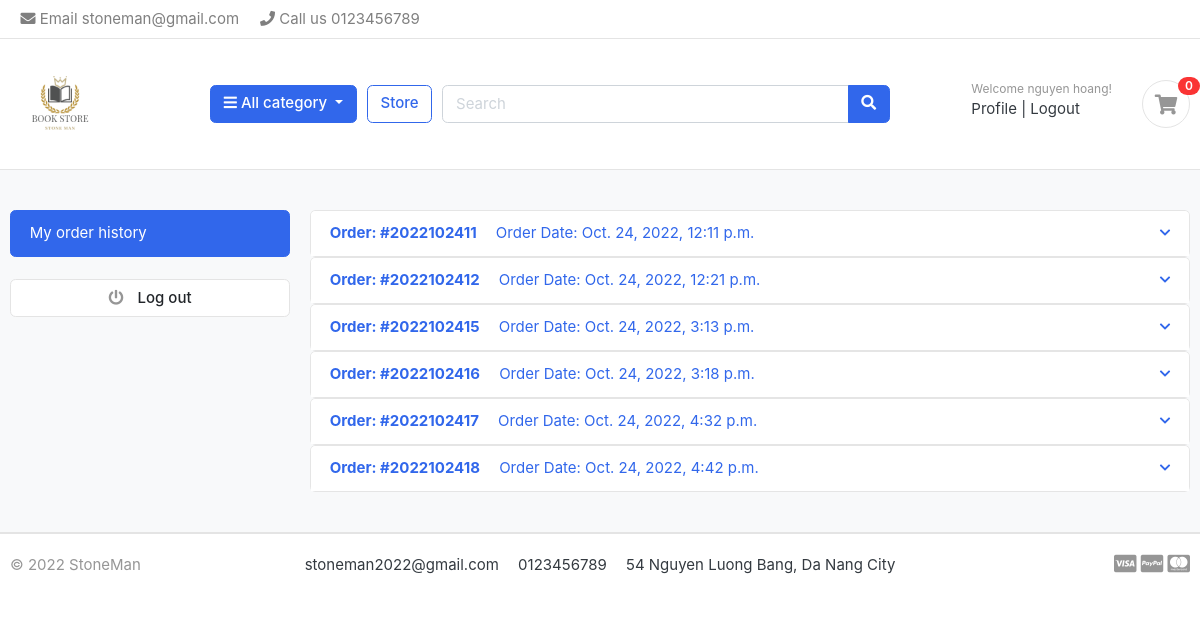
Screenshot of /accounts/dashboard/ (signed in) with the database file from the repository.
### accounts/models.py (models this page shows, shortened)
class Account(AbstractBaseUser):
    first_name      = models.CharField(max_length=50)
    last_name       = models.CharField(max_length=50)
    username        = models.CharField(max_length=50, unique=True)
    email           = models.CharField(max_length=100, unique=True)
    phone_number    = models.CharField(max_length=50)
    date_joined     = models.DateTimeField(auto_now_add=True)
    last_login      = models.DateTimeField(auto_now_add=True)
    is_admin        = models.BooleanField(default=False)
    is_staff        = models.BooleanField(default=False)
    is_active       = models.BooleanField(default=False)
    is_superadmin   = models.BooleanField(default=False)
    USERNAME_FIELD  = 'email' # login by email
    REQUIRED_FIELDS = ['username','first_name','last_name']
    objects = MyAccountManager()

### orders/models.py (models this page shows, shortened)
class Order(models.Model):
    STATUS = {
        ('New','New'),
        ('Accepted','Accepted'),
        ('Completed','Completed'),
        ('Cancelled','Cancelled'),
    }
    user = models.ForeignKey(Account,on_delete=models.SET_NULL,null=True)
    payment = models.ForeignKey(Payment,on_delete=models.SET_NULL,blank=True,null=True)
    order_number = models.CharField(max_length=20)
    first_name = models.CharField(max_length=50)
    last_name = models.CharField(max_length=50)
    phone = models.CharField(max_length=15)
    email = models.EmailField(max_length=50)
    address_line_1 = models.CharField(max_length=50)
    address_line_2 = models.CharField(max_length=50,blank=True)
    country = models.CharField(max_length=50)
    state = models.CharField(max_length=50)
    city = models.CharField(max_length=50)
    order_note = models.CharField(max_length=100,blank=True)
    order_total = models.FloatField()
    tax = models.FloatField()
    status = models.CharField(max_length=10,choices=STATUS,default='New')
    ip = models.CharField(max_length=20,blank=True)
    is_ordered = models.BooleanField(default=False)
    created_at = models.DateTimeField(auto_now_add=True)
    updated_at = models.DateTimeField(auto_now=True)
    def full_name(self):
        return f'{self.first_name} {self.last_name}'
    def full_address(self):
        return f'{self.address_line_1} {self.address_line_2}'

### accounts/views.py (the view)
# urls.py: path('dashboard/',views.dashboard,name='dashboard'),
@login_required(login_url='login')
def dashboard(request):
    current_user = request.user
    orders = Order.objects.filter(user=current_user, is_ordered = True)
    orders_products = OrderProduct.objects.filter(user=current_user, ordered=True)
    context = {
        'orders': orders,
        'orders_products': orders_products
    }
    return render(request, 'accounts/dashboard.html', context)

### carts/context_processors.py (called while the page is built)
def counter(request):
    cart_count = 0
    if 'admin' in request.path:
        return {}
    else:
        try:
            cart = Cart.objects.filter(cart_id=_cart_id(request))
            if request.user.is_authenticated:
                cart_items = CartItem.objects.all().filter(user=request.user)
            else:
                cart_items = CartItem.objects.all().filter(cart=cart[:1])
            for cart_item in cart_items:
                cart_count += cart_item.quantity
        except Cart.DoesNotExist:
            cart_count = 0
        return dict(cart_count=cart_count)

### carts/views.py (called while the page is built)
def _cart_id(request):
    cart = request.session.session_key
    if not cart:
        cart = request.session.create()
    return cart

### category/context_processors.py (called while the page is built)
def menu_links(request):
    links = Category.objects.all()
    return dict(links=links)

### category/models.py (called while the page is built)
    def get_url(self):
        return reverse('product_by_category', args = [self.slug])

### store/models.py (called while the page is built)
    def get_url(self):
        return reverse('product_detail', args=[self.category.slug, self.slug])

### templates/accounts/dashboard.html (shortened to what this page needs)
{% extends "base.html" %}
{% block content %}
<section class="section-conten padding-y bg">
    <div class="container">
        <div class="row">
        <aside class="col-md-3">
            <ul class="list-group">
                <a class="list-group-item active" href="#"> My order history </a>
            </ul>
            <br>
            <a class="btn btn-light btn-block" href="{% url 'logout' %}"> <i class="fa fa-power-off"></i> <span class="text">Log out</span> </a>
        </aside>
        <main class="col-md-9">
                {% if not orders %}
                    <h2 class="text-center">Your Haven't Order Any Book Yet</h2>
                    <br>
                    <div class="text-center pb-1">
                        <a href="{% url 'store' %}" class="btn btn-primary">Go Shopping Right Now</a>
                    </div>
                {% else %}
                    {% for order in orders %}
                        <article class="card">
                            <article class="filter-group">
                                <header class="card-header">
                                    <a href="#" data-toggle="collapse" data-target="#collapse_{{order.order_number}}" aria-expanded="true" class="">
                                        <strong class="d-inline-block mr-3">Order: #{{ order.order_number }}</strong>
                                        <span>Order Date: {{ order.created_at }}</span>
                                        <i class="icon-control fa fa-chevron-down"></i>
                                    </a>
                                </header>
                            </article>
                        </article>
                    {% endfor %}
                {% endif %}
        </main>
    </div>
    </div>
    </section>
{% endblock content %}

### templates/includes/navbar.html (shortened to what this page needs)
{% load static %}
<header class="section-header">
    <nav class="navbar p-md-0 navbar-expand-sm navbar-light border-bottom">
        <div class="container">
            <div class="collapse navbar-collapse" id="navbarTop4">
                <ul class="navbar-nav">
                    <li><a href="#" class="nav-link"> <i class="fa fa-envelope"></i> Email stoneman@gmail.com </a></li>
                    <li><a href="#" class="nav-link"> <i class="fa fa-phone"></i> Call us 0123456789 </a></li>
                </ul>
            </div>
        </div>
    </nav>
    <section class="header-main border-bottom">
        <div class="container">
            <div class="row align-items-center">
                <div class="col-lg-2 col-md-3 col-6">
                    <a href="{% url 'home' %}" class="brand-wrap">
                        <img class="logo" src="{% static './images/stoneman.png' %}">
                    </a>
                </div>
                <div class="col-lg col-sm col-md col-6 flex-grow-0">
                    <div class="category-wrap dropdown d-inline-block float-right">
                        <button type="button" class="btn btn-primary dropdown-toggle" data-toggle="dropdown">
                            <i class="fa fa-bars"></i> All category
                        </button>
                    </div>
                </div>
                <a href="{% url 'store' %}" class="btn btn-outline-primary">Store</a>
                <div class="col-lg  col-md-6 col-sm-12 col">
                    <form action="{% url 'search' %}" class="search" method="GET">
                        <div class="input-group w-100">
                            <input type="text" class="form-control" style="width:60%;" placeholder="Search" name="keyword">
                            <div class="input-group-append">
                                <button class="btn btn-primary" type="submit">
                                    <i class="fa fa-search"></i>
                                </button>
                            </div>
                        </div>
                    </form>
                </div>
                <div class="col-lg-3 col-sm-6 col-8 order-2 order-lg-3">
                    <div class="d-flex justify-content-end mb-3 mb-lg-0">
                        {% if user.id is None %}
                            <div class="widget-header">
                                <small class="title text-muted">Welcome guest!</small>
                                <div>
                                    <a href="{% url 'login' %}">Sign in</a> <span class="dark-transp"> | </span>
                                    <a href="{% url 'register' %}"> Register</a>
                                </div>
                            </div>
                        {% else %}
                            <div class="widget-header">
                                <small class="title text-muted">Welcome {{ user.last_name }} {{ user.first_name }}!</small>
                                <div>
                                    <a href="{% url 'dashboard' %}">Profile</a> <span class="dark-transp"> | </span>
                                    <a href="{% url 'logout' %}"> Logout</a>
                                </div>
                            </div>
                        {% endif %}
                        <a href="{% url 'cart' %}" class="widget-header pl-3 ml-3">
                            <div class="icon icon-sm rounded-circle border"><i class="fa fa-shopping-cart"></i></div>
                            <span class="badge badge-pill badge-danger notify">{{ cart_count }}</span>
                        </a>
                    </div>
                </div>
            </div>
        </div>
    </section>
</header>

### static/css/ui.css (style rules this page uses)
html { font-family: "Inter", sans-serif; font-size: 15px; }
.icon-xs, .icon-sm, .icon-md, .icon-lg { display: inline-block; text-align: center; flex-shrink: 0; flex-grow: 0; }
.icon-sm { width: 48px; height: 48px; line-height: 48px !important; font-size: 20px; }
.padding-y { padding-top: 40px; padding-bottom: 40px; }
article:after, .form-group:after { display: block; clear: both; content: ""; }
.bg { background-color: #f8f9fa; }
.header-main { position: relative; padding-top: 1rem; padding-bottom: 1rem; }
.brand-wrap .logo, .navbar-brand .logo { margin-right: 7px; max-height: 100px; display: inline-block; max-width: 200px; }
.widget-header { display: inline-block; vertical-align: middle; position: relative; }
.widget-header a { color: #343a40; }
.widget-header i { color: #969696; }
.widget-header .title { display: block; }
.widget-header .notify { position: absolute; top: -3px; right: -10px; }
.btn-light { background-color: #fff; border-color: #e4e4e4; }
.btn-light i { color: #969696; }
.btn i + .text { margin-left: 10px; }
.notify { position: absolute; top: -4px; right: -10px; display: inline-block; padding: 0.25em 0.6em; font-size: 12px; line-height: 1; text-align: center; border-radius: 3rem; color: #fff; background-color: #fa3434; }
.icon-control { margin-top: 5px; float: right; font-size: 80%; }
.filter-group { border-bottom: 1px solid #e4e4e4; }
.filter-group .card-header { border-bottom: 0; }
.filter-group:last-child { border-bottom: 0; }

### rows the page displays
Account: last_name "nguyen", first_name "hoang"
Order: order_number "2022102411", created_at "Oct. 24, 2022, 12:11 p.m."
Order: order_number "2022102412", created_at "Oct. 24, 2022, 12:21 p.m."
Order: order_number "2022102415", created_at "Oct. 24, 2022, 3:13 p.m."
Order: order_number "2022102416", created_at "Oct. 24, 2022, 3:18 p.m."
Order: order_number "2022102417", created_at "Oct. 24, 2022, 4:32 p.m."
Order: order_number "2022102418", created_at "Oct. 24, 2022, 4:42 p.m."

### other values shown
{{ cart_count }} "0"
